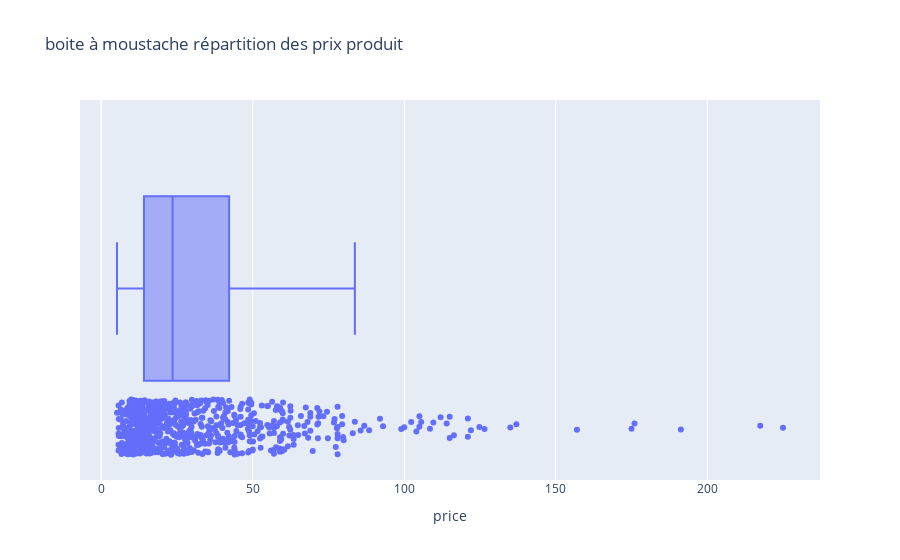

The cell this chart's notebook holds for it:
### Markdown cell above
Représentation graphique boite à moustache

### Code cell
# + representation graphique en boite à moustache
fig = px.box(data, x="price", 
points="all",
 title=" boite à moustache répartition des prix produit")
fig.show()

### Figure 1 — Plotly figure (JSON) as saved in the notebook; plotly's stock layout.template omitted (floating-point values rounded to 4 significant figures; data arrays with more than 128 entries replaced by an {"elided": "..."} marker saying what was removed)
{"data": [{"alignmentgroup": "True", "boxpoints": "all", "hovertemplate": "price=%{x}<extra></extra>", "legendgroup": "", "marker": {"color": "#636efa"}, "name": "", "notched": false, "offsetgroup": "", "orientation": "h", "showlegend": false, "type": "box", "x": {"elided": "714 float values"}, "x0": " ", "xaxis": "x", "y0": " ", "yaxis": "y"}], "layout": {"boxmode": "group", "legend": {"tracegroupgap": 0}, "title": {"text": " boite à moustache répartition des prix produit"}, "xaxis": {"anchor": "y", "domain": [0, 1], "title": {"text": "price"}}, "yaxis": {"anchor": "x", "domain": [0, 1]}}}
